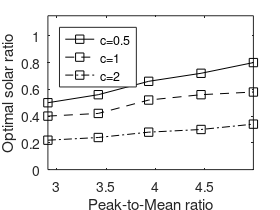
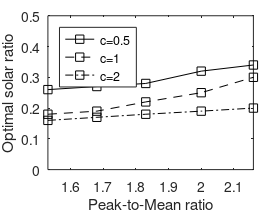
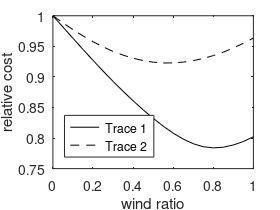

Write MATLAB code to recreate these figures, in order.
x = [2.91, 3.42, 3.93, 4.46, 4.99];
opt1 = 1 - [0.50, 0.44, 0.34, 0.28, 0.20]; % c = 0.5
%loc1 = 1 - [0.56, 0.42, 0.38];
opt2 = 1 - [0.60, 0.58, 0.48, 0.44, 0.42]; % c = 1
%loc2 = 1 - [0.56, 0.42, 0.38];
opt3 = 1 - [0.78, 0.76, 0.72, 0.70, 0.66]; % c = 2
%loc3 = 1 - [0.73, 0.66, 0.58];
opt4 = 1 - [0.80, 0.78, 0.72]; % c = 4
%loc4 = 1 - [0.76, 0.72, 0.66];

figure;
%plot(x,opt3,'ks-',x,loc3,'bo-',x,opt2,'ks--',x,loc2,'bo--',x,opt1,'ks:',x,loc1,'bo:')
plot(x,opt1,'ks-',x,opt2,'ks--',x,opt3,'ks-.')
xlabel('Peak-to-Mean ratio');
ylabel('Optimal solar ratio');
ylim([0,1.15]);
xlim([min(x),max(x)]);
legend('c=0.5','c=1','c=2','Location','Northwest');
set (gcf, 'PaperUnits', 'inches', 'PaperPosition', [0.1 0 2.8 2.1]);
print ('-depsc', 'figs/PMR2.eps');


x = [1.53, 1.68, 1.83, 2.00, 2.16];
opt1 = 1 - [0.74, 0.73, 0.72, 0.68, 0.66]; % c = 0.5
%loc1 = 1 - [0.80, 0.74, 0.68];
opt2 = 1 - [0.82, 0.81, 0.78, 0.75, 0.70]; % c = 1
%loc2 = 1 - [0.64, 0.60, 0.58];
opt3 = 1 - [0.84, 0.83, 0.82, 0.81, 0.80]; % c = 2
%opt3 = 1 - [0.60, 0.46, 0.42];
%loc3 = 1 - [0.56, 0.42, 0.38];

figure;
plot(x,opt1,'ks-',x,opt2,'ks--',x,opt3,'ks-.')
xlabel('Peak-to-Mean ratio');
ylabel('Optimal solar ratio');
ylim([0,0.5]);
xlim([min(x),max(x)]);
legend('c=0.5','c=1','c=2','Location','Northwest');
set (gcf, 'PaperUnits', 'inches', 'PaperPosition', [0.1 0 2.8 2.1]);
print ('-depsc', 'figs/PMR1.eps');

trace1 = [    1.0000
    0.9815
    0.9632
    0.9450
    0.9271
    0.9096
    0.8927
    0.8765
    0.8610
    0.8462
    0.8323
    0.8195
    0.8080
    0.7983
    0.7907
    0.7858
    0.7839
    0.7850
    0.7887
    0.7943
    0.8021];
trace2 = [1.0000
    0.9884
    0.9774
    0.9670
    0.9576
    0.9491
    0.9417
    0.9356
    0.9305
    0.9267
    0.9241
    0.9228
    0.9229
    0.9242
    0.9266
    0.9302
    0.9348
    0.9405
    0.9473
    0.9550
    0.9635];

figure;
plot(0:0.05:1,trace1,'k-',0:0.05:1,trace2,'k--')
xlabel('wind ratio');
ylabel('relative cost');
%ylim([0,1]);
set(gca,'XTick',[0:0.2:1]);
legend('Trace 1','Trace 2','Location','SouthWest');
set (gcf, 'PaperUnits', 'inches', 'PaperPosition', [0.1 0 2.8 2.1]);
print ('-depsc', 'figs/portfolio2.eps');